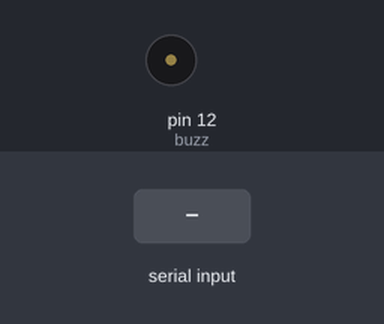
Simulated run of this sketch. Board: Arduino Uno, built with avr-gcc and run on an emulated ATmega328P. On the bench: buzzer (waves = sounding). The test bench sets the inputs (shaded band). What the sketch prints to the serial monitor is not drawn.

Above: at 1.2 s.
1.3 s: "90,45\n" received over Serial
At 1.5 s:
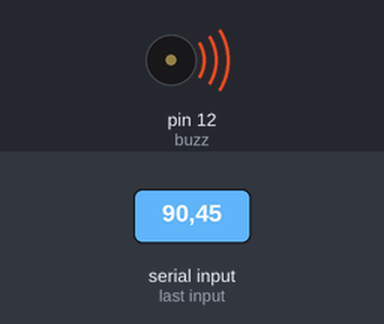
3.1 s: "30,150\n" received over Serial
At 4.6 s:
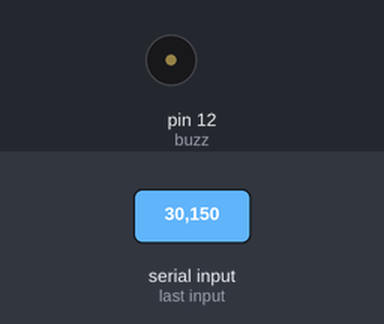
5.0 s: "5\n" received over Serial
At 5.8 s:
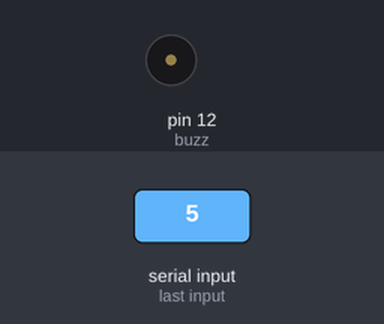
6.5 s: "200\n" received over Serial
At 7.0 s:
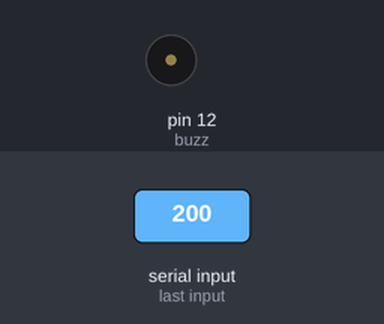
Timing chart, 0 to 9.0 s (numbered marks = the images above; inputs shaded):
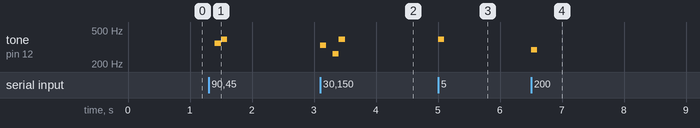

The sketch:

check_buzzer.ino
```cpp
const unsigned int buzz = 12;

// 5566553055332005566553053231
// 123313565012331356506536532212355
// 532155505321666064327770554231005321555053216660643255556542105033303330351230444433332221205
//
//  c  d  e  f  g  a  b  c
//  1  2  3  4  5  6  7  8
//
const int notes[] = { 262, 294, 330, 349, 392, 440, 494, 580 };
//const char codes[] = { C,   D,   E,   F,   G,   A,   B,   C   };
const char codes[] = "CDEFGABC";
const int tempo = 100;

void setup() {
  Serial.begin(9600);
  Serial.println(">> play music~ <<");
}

void loop() {
  if(Serial.available() > 0)
  {
    char ch = Serial.read();

    player(ch, tempo);
  }
}

void player(char ch, int tm)
{
  if(ch >= '1' && ch <= '8')    // if(ch >= 49 && ch <= 56)
  {
    Serial.print(codes[(ch-'0')-1]);
    Serial.print(" ");
    tone (buzz, notes[(ch-'0')-1]);
    delay(tm);
  }
  else if(ch == '0')
  {
    delay(tm);
    Serial.println();
  }
  else;

  noTone(buzz);
}
```

Measured:
- after the input at 1.3 s, tone on pin 12 (buzz): silent → 349 Hz after 0.10 s, → 392 Hz 0.10 s later, → silent 0.10 s later
- after the input at 3.1 s, tone on pin 12 (buzz): plays 330 Hz for 0.10 s, 262 Hz for 0.10 s, 392 Hz for 0.10 s, starting at once
- after the input at 5.0 s, tone on pin 12 (buzz): silent → 392 Hz at once, → silent 0.10 s later
- after the input at 6.5 s, tone on pin 12 (buzz): silent → 294 Hz at once, → silent 0.10 s later
